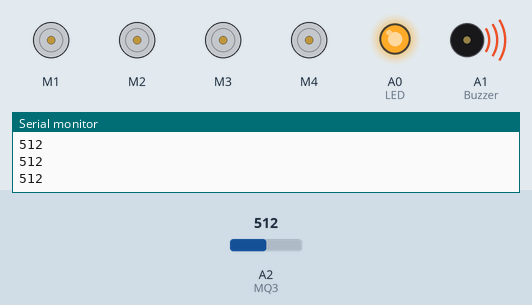
Recording of a sketch running on a simulated Arduino Uno, built with avr-gcc and run on an emulated ATmega328P. On the bench: 4 × DC motor (green arrow = forward, orange = backward, longer = faster), output pins drawn as LEDs (lit = HIGH), buzzer (waves = sounding, pin HIGH), the last lines printed to the serial monitor. Inputs (shaded band) come from the test bench; at power-on: A2 (MQ3) = 512.

Above: at 1.3 s.
1.4 s: A2 (MQ3) set to 475
2.9 s: A2 (MQ3) set to 447
At 3.6 s:
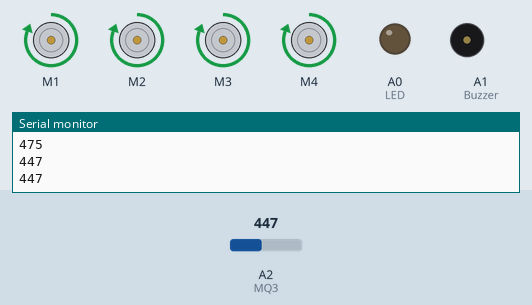
4.5 s: A2 (MQ3) set to 470
At 4.8 s:
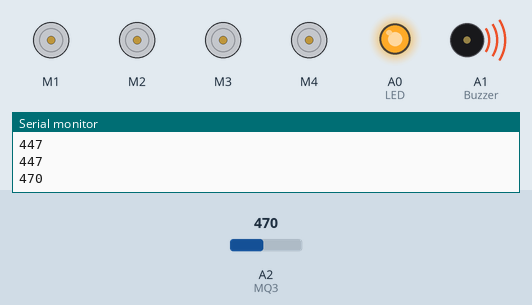
6.0 s: A2 (MQ3) set to 450
At 7.2 s:
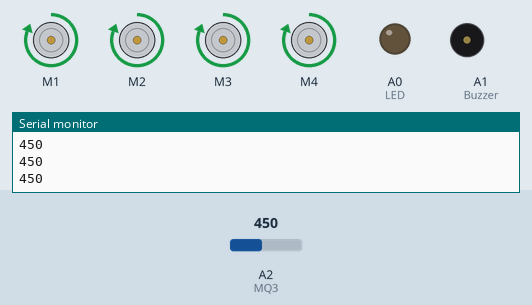
Timing chart, 0 to 8.5 s (numbered marks = the images above; inputs shaded):
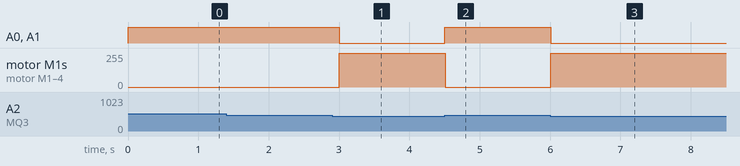

The sketch:

alcohol_detector.ino
```cpp
// Adafruit Motor Shield V2 Library - Version: 1.1.1
#include<AFMotor.h>
#include <Wire.h>


//  I/O pins
#define MQ3 A2
#define Buzzer A1
#define LED A0
//Threshold value of MQ3 reading above which it should trigger/
#define Thres_Val 460
// global int to store the analog reading from MQ3 (0 to 1023)
int value;

// motor setup
AF_DCMotor motor1(1, MOTOR12_1KHZ);
AF_DCMotor motor2(2, MOTOR12_1KHZ);
AF_DCMotor motor3(3, MOTOR34_1KHZ);
AF_DCMotor motor4(4, MOTOR34_1KHZ);


void setup() {
  Serial.begin(9600) ;
  // declaring the input and output pins
  pinMode(MQ3, INPUT);
  pinMode(Buzzer, OUTPUT);
  pinMode(LED, OUTPUT);
  // set speed of motor
  motor1.setSpeed(255);
  motor2.setSpeed(255);
  motor3.setSpeed(255);
  motor4.setSpeed(255);
  Stop();      //  motor stop when code start
}


void loop() {
  // reads the analog value from MQ3
  value = analogRead(MQ3);
  Serial.println(value);

  if ( value > Thres_Val )   //if alcohol is detected
  {
    digitalWrite ( LED, HIGH );     // turns the LED on
    digitalWrite(Buzzer, HIGH); // turn the buzzer on
    Stop();
  }
  else {
    digitalWrite(LED, LOW);       //  turns the LED off
    digitalWrite(Buzzer, LOW);  //  turns off buzzer
    Forward();
  }
  delay (500);            //  a 500ms delay before reading is taken again
}


void Stop() {
  motor1.run(RELEASE);
  motor2.run(RELEASE);
  motor3.run(RELEASE);
  motor4.run(RELEASE);
}

void Forward() {
  motor1.run(FORWARD);
  motor2.run(FORWARD);
  motor3.run(FORWARD);
  motor4.run(FORWARD);
}
```

Measured:
- the behaviour switches between 461 and 460 on A2 (MQ3) (found by bisection; images 0 and 1)
- after the input at 2.9 s, A0 (LED), A1 (Buzzer): HIGH → LOW after 0.10 s; motor M1–4: stopped → forward 255/255 after 0.10 s
- after the input at 4.5 s, A0 (LED), A1 (Buzzer): LOW → HIGH at once; motor M1–4: forward 255/255 → stopped at once
- after the input at 6.0 s, A0 (LED), A1 (Buzzer): HIGH → LOW at once; motor M1–4: stopped → forward 255/255 at once
